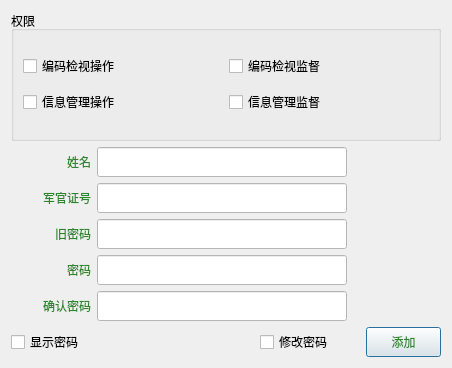
<?xml version="1.0" encoding="UTF-8"?>
<ui version="4.0">
 <class>UserManager</class>
 <widget class="QDialog" name="UserManager">
  <property name="geometry">
   <rect>
    <x>0</x>
    <y>0</y>
    <width>451</width>
    <height>368</height>
   </rect>
  </property>
  <property name="windowTitle">
   <string>用户管理</string>
  </property>
  <property name="windowIcon">
   <iconset resource="../../SysMainWindow.qrc">
    <normaloff>:/SysMainWindow/Resources/login-icon.png</normaloff>:/SysMainWindow/Resources/login-icon.png</iconset>
  </property>
  <layout class="QGridLayout" name="gridLayout">
   <item row="0" column="0" colspan="4">
    <widget class="QGroupBox" name="groupBox_3">
     <property name="title">
      <string>权限</string>
     </property>
     <layout class="QGridLayout" name="gridLayout_3">
      <item row="0" column="0">
       <layout class="QGridLayout" name="gridLayout_2">
        <item row="0" column="0">
         <widget class="QCheckBox" name="checkBox_BianMaJianShiCaoZuo">
          <property name="minimumSize">
           <size>
            <width>150</width>
            <height>30</height>
           </size>
          </property>
          <property name="maximumSize">
           <size>
            <width>200</width>
            <height>30</height>
           </size>
          </property>
          <property name="styleSheet">
           <string notr="true">font: 75 14pt &quot;微软雅黑&quot;;</string>
          </property>
          <property name="text">
           <string>编码检视操作</string>
          </property>
         </widget>
        </item>
        <item row="0" column="1">
         <widget class="QCheckBox" name="checkBox_BianMaJianShiJianDu">
          <property name="minimumSize">
           <size>
            <width>200</width>
            <height>30</height>
           </size>
          </property>
          <property name="maximumSize">
           <size>
            <width>200</width>
            <height>30</height>
           </size>
          </property>
          <property name="styleSheet">
           <string notr="true">font: 75 14pt &quot;微软雅黑&quot;;</string>
          </property>
          <property name="text">
           <string>编码检视监督</string>
          </property>
         </widget>
        </item>
        <item row="1" column="0">
         <widget class="QCheckBox" name="checkBox_XinXiGuanLiCaoZuo">
          <property name="minimumSize">
           <size>
            <width>200</width>
            <height>30</height>
           </size>
          </property>
          <property name="maximumSize">
           <size>
            <width>200</width>
            <height>30</height>
           </size>
          </property>
          <property name="styleSheet">
           <string notr="true">font: 75 14pt &quot;微软雅黑&quot;;</string>
          </property>
          <property name="text">
           <string>信息管理操作</string>
          </property>
         </widget>
        </item>
        <item row="1" column="1">
         <widget class="QCheckBox" name="checkBox_XinXiGuanLiJianDu">
          <property name="minimumSize">
           <size>
            <width>200</width>
            <height>30</height>
           </size>
          </property>
          <property name="maximumSize">
           <size>
            <width>200</width>
            <height>30</height>
           </size>
          </property>
          <property name="styleSheet">
           <string notr="true">font: 75 14pt &quot;微软雅黑&quot;;</string>
          </property>
          <property name="text">
           <string>信息管理监督</string>
          </property>
         </widget>
        </item>
       </layout>
      </item>
     </layout>
    </widget>
   </item>
   <item row="1" column="0">
    <widget class="QLabel" name="label_27">
     <property name="minimumSize">
      <size>
       <width>80</width>
       <height>30</height>
      </size>
     </property>
     <property name="maximumSize">
      <size>
       <width>70</width>
       <height>30</height>
      </size>
     </property>
     <property name="layoutDirection">
      <enum>Qt::LeftToRight</enum>
     </property>
     <property name="styleSheet">
      <string notr="true">font: 75 14pt &quot;微软雅黑&quot;;
color: rgb(41, 136, 41);</string>
     </property>
     <property name="text">
      <string>姓名</string>
     </property>
     <property name="alignment">
      <set>Qt::AlignRight|Qt::AlignTrailing|Qt::AlignVCenter</set>
     </property>
    </widget>
   </item>
   <item row="1" column="1" colspan="3">
    <widget class="QLineEdit" name="lineEdit_XingMing">
     <property name="minimumSize">
      <size>
       <width>200</width>
       <height>30</height>
      </size>
     </property>
     <property name="maximumSize">
      <size>
       <width>250</width>
       <height>30</height>
      </size>
     </property>
     <property name="styleSheet">
      <string notr="true">background-color: rgb(255, 255, 255);
font: 14pt &quot;微软雅黑&quot;;</string>
     </property>
     <property name="readOnly">
      <bool>false</bool>
     </property>
     <property name="placeholderText">
      <string/>
     </property>
    </widget>
   </item>
   <item row="2" column="0">
    <widget class="QLabel" name="label_29">
     <property name="minimumSize">
      <size>
       <width>80</width>
       <height>30</height>
      </size>
     </property>
     <property name="maximumSize">
      <size>
       <width>70</width>
       <height>30</height>
      </size>
     </property>
     <property name="styleSheet">
      <string notr="true">font: 75 14pt &quot;微软雅黑&quot;;
color: rgb(41, 136, 41);</string>
     </property>
     <property name="text">
      <string>军官证号</string>
     </property>
     <property name="alignment">
      <set>Qt::AlignRight|Qt::AlignTrailing|Qt::AlignVCenter</set>
     </property>
    </widget>
   </item>
   <item row="2" column="1" colspan="3">
    <widget class="QLineEdit" name="lineEdit_JunGuanZheng">
     <property name="minimumSize">
      <size>
       <width>200</width>
       <height>30</height>
      </size>
     </property>
     <property name="maximumSize">
      <size>
       <width>250</width>
       <height>30</height>
      </size>
     </property>
     <property name="styleSheet">
      <string notr="true">background-color: rgb(255, 255, 255);
font: 14pt &quot;微软雅黑&quot;;</string>
     </property>
     <property name="echoMode">
      <enum>QLineEdit::Normal</enum>
     </property>
     <property name="readOnly">
      <bool>false</bool>
     </property>
     <property name="placeholderText">
      <string/>
     </property>
    </widget>
   </item>
   <item row="3" column="0">
    <widget class="QLabel" name="label_JiuMiMa">
     <property name="minimumSize">
      <size>
       <width>80</width>
       <height>30</height>
      </size>
     </property>
     <property name="maximumSize">
      <size>
       <width>70</width>
       <height>30</height>
      </size>
     </property>
     <property name="styleSheet">
      <string notr="true">font: 75 14pt &quot;微软雅黑&quot;;
color: rgb(41, 136, 41);</string>
     </property>
     <property name="text">
      <string>旧密码</string>
     </property>
     <property name="alignment">
      <set>Qt::AlignRight|Qt::AlignTrailing|Qt::AlignVCenter</set>
     </property>
    </widget>
   </item>
   <item row="3" column="1" colspan="3">
    <widget class="QLineEdit" name="lineEdit_JiuMiMa">
     <property name="minimumSize">
      <size>
       <width>200</width>
       <height>30</height>
      </size>
     </property>
     <property name="maximumSize">
      <size>
       <width>250</width>
       <height>30</height>
      </size>
     </property>
     <property name="styleSheet">
      <string notr="true">background-color: rgb(255, 255, 255);
font: 14pt &quot;微软雅黑&quot;;</string>
     </property>
     <property name="echoMode">
      <enum>QLineEdit::Password</enum>
     </property>
     <property name="readOnly">
      <bool>true</bool>
     </property>
     <property name="placeholderText">
      <string/>
     </property>
    </widget>
   </item>
   <item row="4" column="0">
    <widget class="QLabel" name="label_26">
     <property name="minimumSize">
      <size>
       <width>80</width>
       <height>30</height>
      </size>
     </property>
     <property name="maximumSize">
      <size>
       <width>70</width>
       <height>30</height>
      </size>
     </property>
     <property name="styleSheet">
      <string notr="true">font: 75 14pt &quot;微软雅黑&quot;;
color: rgb(41, 136, 41);</string>
     </property>
     <property name="text">
      <string>密码</string>
     </property>
     <property name="alignment">
      <set>Qt::AlignRight|Qt::AlignTrailing|Qt::AlignVCenter</set>
     </property>
    </widget>
   </item>
   <item row="4" column="1" colspan="3">
    <widget class="QLineEdit" name="lineEdit_MiMa">
     <property name="minimumSize">
      <size>
       <width>200</width>
       <height>30</height>
      </size>
     </property>
     <property name="maximumSize">
      <size>
       <width>250</width>
       <height>30</height>
      </size>
     </property>
     <property name="styleSheet">
      <string notr="true">background-color: rgb(255, 255, 255);
font: 14pt &quot;微软雅黑&quot;;</string>
     </property>
     <property name="echoMode">
      <enum>QLineEdit::Password</enum>
     </property>
     <property name="placeholderText">
      <string/>
     </property>
    </widget>
   </item>
   <item row="5" column="0">
    <widget class="QLabel" name="label_28">
     <property name="minimumSize">
      <size>
       <width>80</width>
       <height>30</height>
      </size>
     </property>
     <property name="maximumSize">
      <size>
       <width>70</width>
       <height>30</height>
      </size>
     </property>
     <property name="styleSheet">
      <string notr="true">font: 75 14pt &quot;微软雅黑&quot;;
color: rgb(41, 136, 41);</string>
     </property>
     <property name="text">
      <string>确认密码</string>
     </property>
     <property name="alignment">
      <set>Qt::AlignRight|Qt::AlignTrailing|Qt::AlignVCenter</set>
     </property>
    </widget>
   </item>
   <item row="5" column="1" colspan="3">
    <widget class="QLineEdit" name="lineEdit_QueRenMiMa">
     <property name="minimumSize">
      <size>
       <width>200</width>
       <height>30</height>
      </size>
     </property>
     <property name="maximumSize">
      <size>
       <width>250</width>
       <height>30</height>
      </size>
     </property>
     <property name="styleSheet">
      <string notr="true">background-color: rgb(255, 255, 255);
font: 14pt &quot;微软雅黑&quot;;</string>
     </property>
     <property name="echoMode">
      <enum>QLineEdit::Password</enum>
     </property>
     <property name="placeholderText">
      <string/>
     </property>
    </widget>
   </item>
   <item row="6" column="0" colspan="2">
    <widget class="QCheckBox" name="checkBox_XianShi">
     <property name="minimumSize">
      <size>
       <width>100</width>
       <height>30</height>
      </size>
     </property>
     <property name="maximumSize">
      <size>
       <width>100</width>
       <height>30</height>
      </size>
     </property>
     <property name="styleSheet">
      <string notr="true">font: 75 14pt &quot;微软雅黑&quot;;</string>
     </property>
     <property name="text">
      <string>显示密码</string>
     </property>
    </widget>
   </item>
   <item row="6" column="2">
    <widget class="QCheckBox" name="checkBox_XiuGaiMiMa">
     <property name="minimumSize">
      <size>
       <width>100</width>
       <height>30</height>
      </size>
     </property>
     <property name="maximumSize">
      <size>
       <width>100</width>
       <height>30</height>
      </size>
     </property>
     <property name="styleSheet">
      <string notr="true">font: 75 14pt &quot;微软雅黑&quot;;</string>
     </property>
     <property name="text">
      <string>修改密码</string>
     </property>
    </widget>
   </item>
   <item row="6" column="3">
    <widget class="QPushButton" name="pushButton_QueDing">
     <property name="minimumSize">
      <size>
       <width>75</width>
       <height>30</height>
      </size>
     </property>
     <property name="maximumSize">
      <size>
       <width>75</width>
       <height>30</height>
      </size>
     </property>
     <property name="styleSheet">
      <string notr="true">font: 75 15pt &quot;微软雅黑&quot;;
color: rgb(41, 136, 41);</string>
     </property>
     <property name="text">
      <string>添加</string>
     </property>
    </widget>
   </item>
  </layout>
 </widget>
 <tabstops>
  <tabstop>checkBox_BianMaJianShiCaoZuo</tabstop>
  <tabstop>checkBox_BianMaJianShiJianDu</tabstop>
  <tabstop>checkBox_XinXiGuanLiCaoZuo</tabstop>
  <tabstop>checkBox_XinXiGuanLiJianDu</tabstop>
  <tabstop>lineEdit_XingMing</tabstop>
  <tabstop>lineEdit_JunGuanZheng</tabstop>
  <tabstop>lineEdit_JiuMiMa</tabstop>
  <tabstop>lineEdit_MiMa</tabstop>
  <tabstop>lineEdit_QueRenMiMa</tabstop>
  <tabstop>checkBox_XianShi</tabstop>
  <tabstop>checkBox_XiuGaiMiMa</tabstop>
  <tabstop>pushButton_QueDing</tabstop>
 </tabstops>
 <resources>
  <include location="../../SysMainWindow.qrc"/>
 </resources>
 <connections>
  <connection>
   <sender>checkBox_XiuGaiMiMa</sender>
   <signal>clicked(bool)</signal>
   <receiver>UserManager</receiver>
   <slot>SetModifyPasswordChecked(bool)</slot>
   <hints>
    <hint type="sourcelabel">
     <x>360</x>
     <y>358</y>
    </hint>
    <hint type="destinationlabel">
     <x>4</x>
     <y>314</y>
    </hint>
   </hints>
  </connection>
  <connection>
   <sender>pushButton_QueDing</sender>
   <signal>clicked()</signal>
   <receiver>UserManager</receiver>
   <slot>ConfirmModification()</slot>
   <hints>
    <hint type="sourcelabel">
     <x>441</x>
     <y>358</y>
    </hint>
    <hint type="destinationlabel">
     <x>126</x>
     <y>306</y>
    </hint>
   </hints>
  </connection>
  <connection>
   <sender>checkBox_XianShi</sender>
   <signal>clicked(bool)</signal>
   <receiver>UserManager</receiver>
   <slot>ShowPassword(bool)</slot>
   <hints>
    <hint type="sourcelabel">
     <x>56</x>
     <y>347</y>
    </hint>
    <hint type="destinationlabel">
     <x>2</x>
     <y>351</y>
    </hint>
   </hints>
  </connection>
 </connections>
 <slots>
  <slot>SetModifyPasswordChecked(bool)</slot>
  <slot>ConfirmModification()</slot>
  <slot>ShowPassword(bool)</slot>
 </slots>
</ui>
